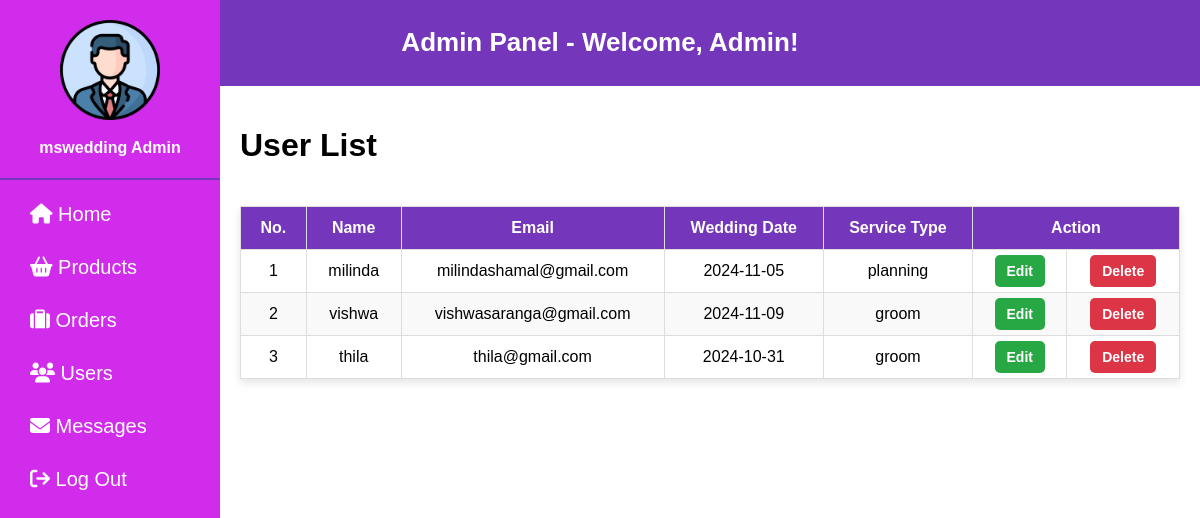
/admin/index.php?tab=tab4, run on the app's committed database.
### tables this page shows
CREATE TABLE `user` (
  `id` int(11) NOT NULL,
  `name` varchar(30) NOT NULL,
  `email` varchar(50) NOT NULL,
  `password` varchar(20) NOT NULL,
  `wed_date` date NOT NULL,
  `servicetype` varchar(50) NOT NULL,
  `isAdmin` int(11) NOT NULL
);

### admin/adminView/viewUsers.php (the view, shortened to what this page needs)
<!DOCTYPE html>
<html lang="en">
<head>
    <link
    rel="stylesheet"
    href="https://cdnjs.cloudflare.com/ajax/libs/font-awesome/6.6.0/css/all.min.css"
    />
    <link rel="stylesheet" href="./assets/css/product.css">
</head>
<body>
    <div class="addBtn">
        <h1>User List</h1>
    </div>
    <table class="table">
        <thead>
        <tr>
            <th class="text-center">No.</th>
            <th class="text-center">Name</th>
            <th class="text-center">Email</th>
            <th class="text-center">Wedding Date</th>
            <th class="text-center">Service Type</th>
            <th class="text-center" colspan="2">Action</th>
        </tr>
        </thead>
    <?php
      include_once "./../connectdb.php";
      $sql="SELECT * from user where isAdmin=0";
      $result=$conn-> query($sql);
      $count=1;
      if ($result-> num_rows > 0){
        while ($row=$result-> fetch_assoc()) {
    ?>
    <tr>
      <td><?=$count?></td>
      <td><?=$row["name"]?></td>
      <td><?=$row["email"]?></td>
      <td><?=$row["wed_date"]?></td>
      <td><?=$row["servicetype"]?></td>
    <td>
        <a href="./controller/editUsers.php?id=<?=$row['id']?>" class="btn btn-primary">Edit</a>
    </td>
    <td>
        <a href="./controller/deleteUsers.php?id=<?=$row['id']?>" class="btn btn-danger" onclick="return confirm('Are you sure you want to delete this user?');">Delete</a>
    </td>
    </tr>
      <?php
            $count=$count+1;
          }
        }
      ?>
  </table>
</body>
</html>

### admin/assets/css/style.css (style rules this page uses)
body { font-family: Arial, sans-serif; margin: 0; }

### admin/assets/css/product.css (style rules this page uses)
.addBtn { display: flex; justify-content: space-between; align-items: center; }
table { width: 100%; border-collapse: collapse; margin: 20px 0; font-size: 1rem; text-align: center; box-shadow: 0 4px 8px rgba(0, 0, 0, 0.1); }
table thead { background-color: #f4f4f4; }
table th, table td { padding: 12px 15px; border: 1px solid #ddd; }
table th { background-color: #7436bb; color: white; font-weight: bold; }
table tbody tr:nth-child(even) { background-color: #f9f9f9; }
.btn { padding: 8px 12px; border-radius: 5px; text-decoration: none; font-size: 14px; font-weight: bold; transition: background-color 0.3s ease; }
.btn-primary { background-color: #28a745; color: white; }
.btn-danger { background-color: #dc3545; color: white; }

### data on the page
user: name "milinda", email "milindashamal@gmail.com", wed_date "2024-11-05", servicetype "planning"
user: name "vishwa", email "vishwasaranga@gmail.com", wed_date "2024-11-09", servicetype "groom"
user: name "thila", email "thila@gmail.com", wed_date "2024-10-31", servicetype "groom"
